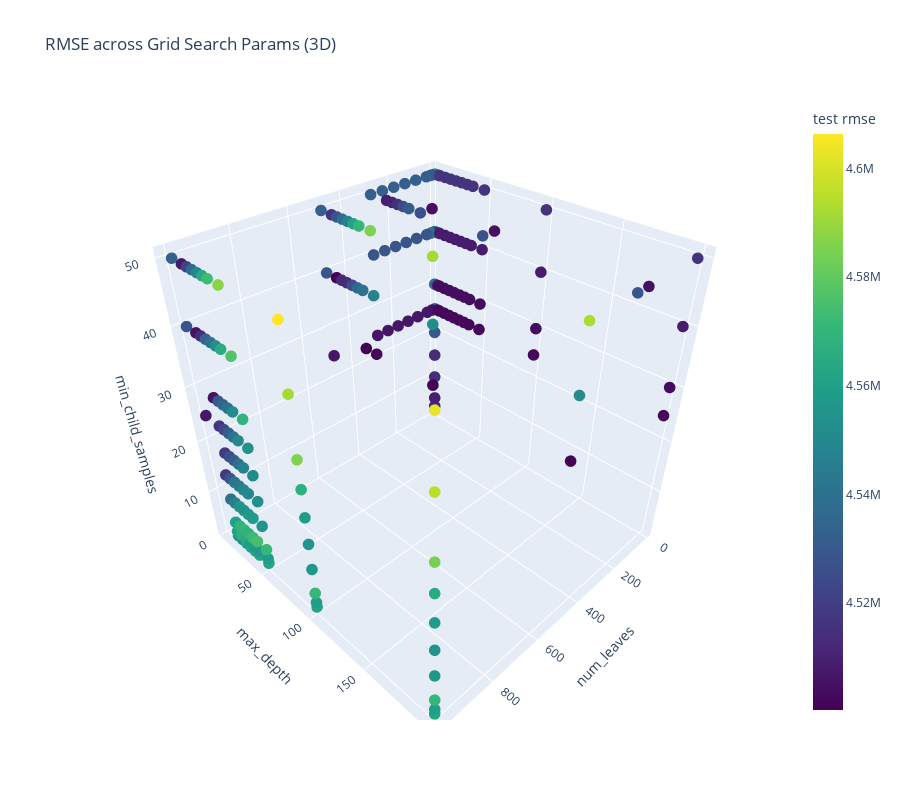

The cell this chart's notebook holds for it:
### Markdown cell above
#### Params with RMSE > 4500000

### Code cell
filtered_df = real_overfitting_df[real_overfitting_df['test rmse'] > 4500000]

fig = px.scatter_3d(
    filtered_df,
    x='num_leaves',
    y='max_depth',
    z='min_child_samples',
    color='test rmse',
    color_continuous_scale='Viridis',
    title='RMSE across Grid Search Params (3D)',
    height=800,
)
fig.update_traces(marker=dict(size=4))
show_fig(fig)

### Figure 1 — Plotly figure (JSON) as saved in the notebook; plotly's stock layout.template omitted (floating-point values rounded to 4 significant figures; data arrays with more than 128 entries replaced by an {"elided": "..."} marker saying what was removed)
{"data": [{"hovertemplate": "num_leaves=%{x}<br>max_depth=%{y}<br>min_child_samples=%{z}<br>test rmse=%{marker.color}<extra></extra>", "legendgroup": "", "marker": {"color": {"elided": "209 int values"}, "coloraxis": "coloraxis", "size": 4, "symbol": "circle"}, "mode": "markers", "name": "", "scene": "scene", "showlegend": false, "type": "scatter3d", "x": {"elided": "209 int values"}, "y": {"elided": "209 int values"}, "z": {"elided": "209 int values"}}], "layout": {"coloraxis": {"colorbar": {"title": {"text": "test rmse"}}, "colorscale": [[0, "#440154"], [0.1111, "#482878"], [0.2222, "#3e4989"], [0.3333, "#31688e"], [0.4444, "#26828e"], [0.5556, "#1f9e89"], [0.6667, "#35b779"], [0.7778, "#6ece58"], [0.8889, "#b5de2b"], [1, "#fde725"]]}, "height": 800, "legend": {"tracegroupgap": 0}, "scene": {"domain": {"x": [0, 1], "y": [0, 1]}, "xaxis": {"title": {"text": "num_leaves"}}, "yaxis": {"title": {"text": "max_depth"}}, "zaxis": {"title": {"text": "min_child_samples"}}}, "title": {"text": "RMSE across Grid Search Params (3D)"}}}
